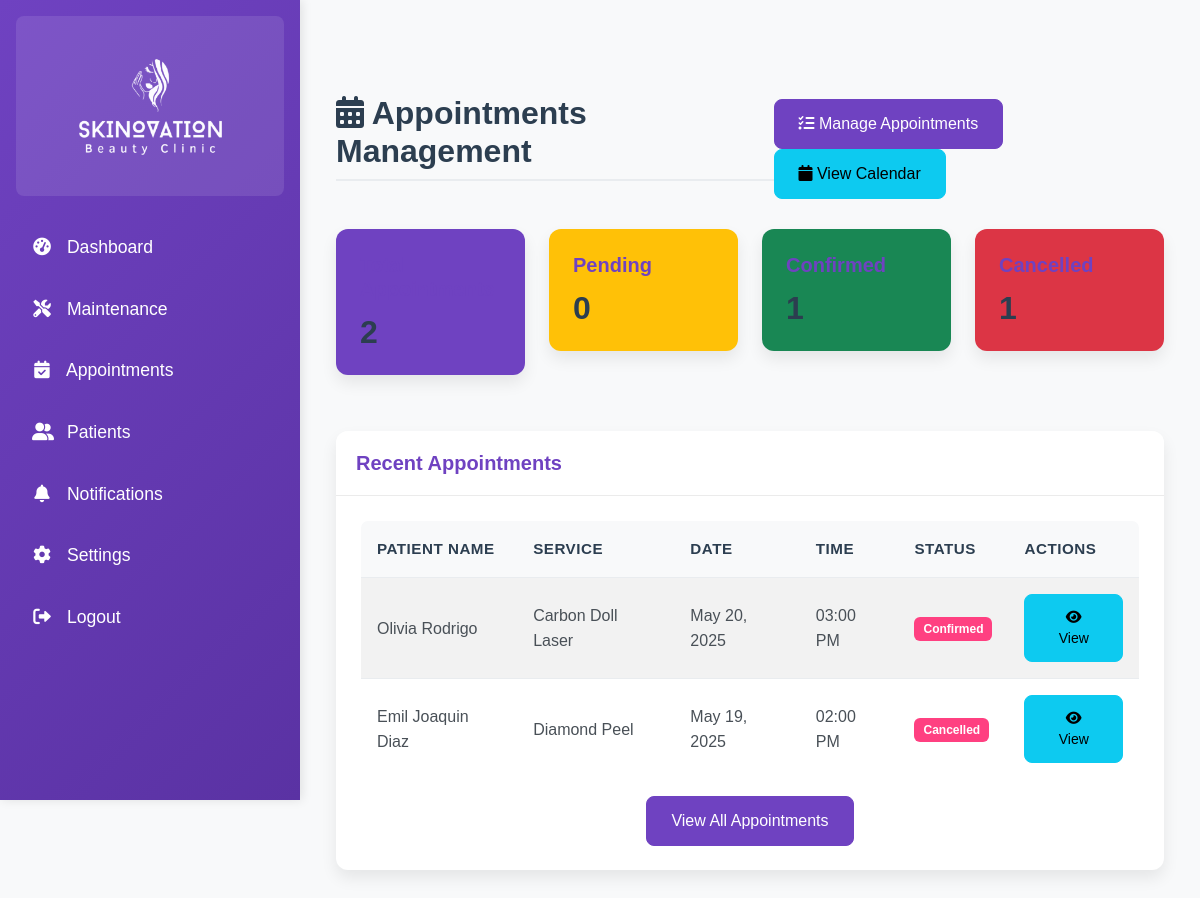
/admin/appointments/index.php (signed in), run on an earlier commit of the app's database.
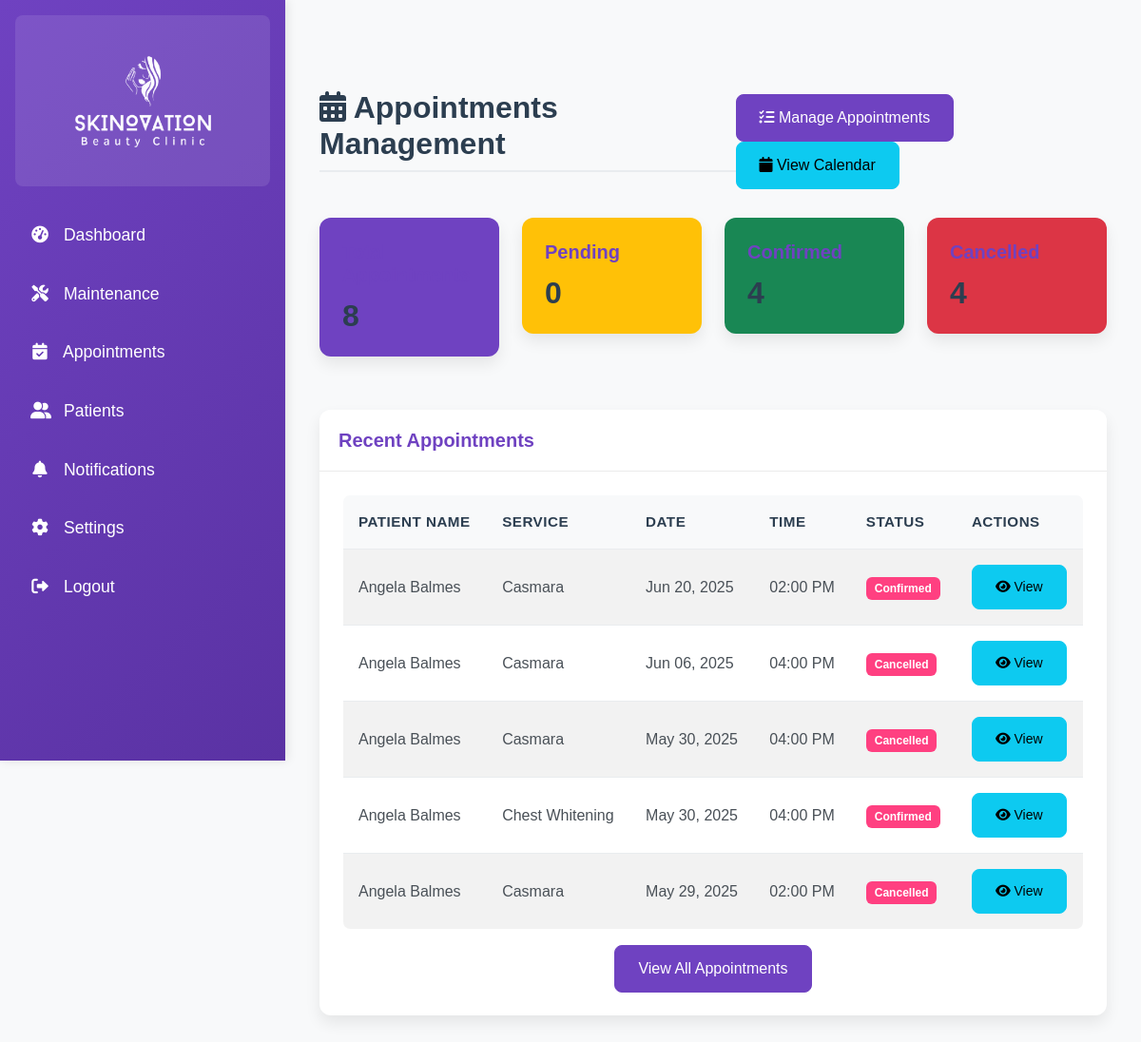
And on a later commit of the database.
### tables this page shows
CREATE TABLE `appointments` (
  `appointment_id` int NOT NULL,
  `patient_id` int NOT NULL,
  `service_id` int NOT NULL,
  `product_id` int DEFAULT NULL,
  `package_id` int DEFAULT NULL,
  `attendant_id` int NOT NULL,
  `appointment_date` date NOT NULL,
  `appointment_time` time NOT NULL,
  `status` enum('pending','confirmed','completed','cancelled') DEFAULT 'pending',
  `created_at` datetime DEFAULT CURRENT_TIMESTAMP,
  `updated_at` datetime DEFAULT CURRENT_TIMESTAMP ON UPDATE CURRENT_TIMESTAMP
);

CREATE TABLE `patients` (
  `patient_id` int NOT NULL,
  `last_name` varchar(100) NOT NULL,
  `first_name` varchar(100) NOT NULL,
  `middle_name` varchar(255) DEFAULT NULL,
  `username` varchar(50) NOT NULL,
  `password` varchar(255) NOT NULL,
  `phone` varchar(20) NOT NULL,
  `created_at` datetime DEFAULT CURRENT_TIMESTAMP,
  `updated_at` datetime DEFAULT CURRENT_TIMESTAMP ON UPDATE CURRENT_TIMESTAMP,
  `archived` tinyint(1) DEFAULT '0'
);

CREATE TABLE `services` (
  `service_id` int NOT NULL,
  `service_name` varchar(100) NOT NULL,
  `description` text,
  `price` decimal(10,2) DEFAULT NULL,
  `duration` int NOT NULL COMMENT 'Duration in minutes',
  `category_id` int NOT NULL,
  `created_at` datetime DEFAULT CURRENT_TIMESTAMP,
  `updated_at` datetime DEFAULT CURRENT_TIMESTAMP ON UPDATE CURRENT_TIMESTAMP,
  `image` varchar(255) DEFAULT NULL
);

### config.php (called while the page is built, shortened)
<?php
if (defined('CONFIG_INCLUDED')) {
    return;
}
if (!function_exists('clean')) {
    function clean($string) {
        return htmlspecialchars($string, ENT_QUOTES, 'UTF-8');
    }
}

### admin/appointments/index.php (the view, shortened to what the changed rows need)
<?php
include '../../config.php';
$stmt = $conn->query("
    SELECT a.*, p.first_name, p.last_name, p.phone, s.service_name, s.price
    FROM appointments a
    JOIN patients p ON a.patient_id = p.patient_id
    JOIN services s ON a.service_id = s.service_id
    ORDER BY a.appointment_date DESC, a.appointment_time DESC
");
$appointments = $stmt->fetchAll(PDO::FETCH_ASSOC);
$total_appointments = count($appointments);
$pending_appointments = count(array_filter($appointments, function($a) { return $a['status'] === 'pending'; }));
$confirmed_appointments = count(array_filter($appointments, function($a) { return $a['status'] === 'confirmed'; }));
$cancelled_appointments = count(array_filter($appointments, function($a) { return $a['status'] === 'cancelled'; }));
?>
<!DOCTYPE html>
<html lang="en">
<head>
    <link href="https://cdn.jsdelivr.net/npm/bootstrap@5.3.0/dist/css/bootstrap.min.css" rel="stylesheet">
    <link href="https://cdnjs.cloudflare.com/ajax/libs/font-awesome/6.0.0-beta3/css/all.min.css" rel="stylesheet">
    <link href="../../assets/css/admin.css" rel="stylesheet">
    <link href="../../assets/css/style.css" rel="stylesheet">
</head>
<body>
<div class="d-flex">
    <div class="content p-4">
        <div class="container-fluid">
            <div class="d-flex justify-content-between align-items-center mb-4">
                <h1><i class="fas fa-calendar-alt"></i> Appointments Management</h1>
            </div>
            <div class="row mb-4">
                <div class="col-md-3">
                    <div class="card bg-primary text-white">
                        <div class="card-body">
                            <h5 class="card-title">Total Appointments</h5>
                            <h2 class="mb-0"><?php echo $total_appointments; ?></h2>
                        </div>
                    </div>
                </div>
                <div class="col-md-3">
                    <div class="card bg-warning text-white">
                        <div class="card-body">
                            <h2 class="mb-0"><?php echo $pending_appointments; ?></h2>
                        </div>
                    </div>
                </div>
                <div class="col-md-3">
                    <div class="card bg-success text-white">
                        <div class="card-body">
                            <h5 class="card-title">Confirmed</h5>
                            <h2 class="mb-0"><?php echo $confirmed_appointments; ?></h2>
                        </div>
                    </div>
                </div>
                <div class="col-md-3">
                    <div class="card bg-danger text-white">
                        <div class="card-body">
                            <h5 class="card-title">Cancelled</h5>
                            <h2 class="mb-0"><?php echo $cancelled_appointments; ?></h2>
                        </div>
                    </div>
                </div>
            </div>
            <div class="card">
                <div class="card-body">
                    <div class="table-responsive">
                        <table class="table table-striped table-hover">
                            <thead>
                                <tr>
                                    <th>Patient Name</th>
                                    <th>Service</th>
                                    <th>Date</th>
                                    <th>Time</th>
                                    <th>Status</th>
                                    <th>Actions</th>
                                </tr>
                            </thead>
                            <tbody>
                                <?php
                                $recent_appointments = array_slice($appointments, 0, 5);
                                foreach ($recent_appointments as $appointment):
                                ?>
                                <tr>
                                    <td><?php echo clean($appointment['first_name'] . ' ' . $appointment['last_name']); ?></td>
                                    <td><?php echo clean($appointment['service_name']); ?></td>
                                    <td><?php echo date('M d, Y', strtotime($appointment['appointment_date'])); ?></td>
                                    <td><?php echo date('h:i A', strtotime($appointment['appointment_time'])); ?></td>
                                    <td>
                                        <span class="badge bg-<?php
                                            echo $appointment['status'] === 'confirmed' ? 'success' :
                                                ($appointment['status'] === 'cancelled' ? 'danger' : 'warning');
                                        ?>">
                                            <?php echo ucfirst($appointment['status']); ?>
                                        </span>
                                    </td>
                                    <td>
                                        <a href="view.php?id=<?php echo $appointment['appointment_id']; ?>" class="btn btn-info btn-sm">
                                            <i class="fas fa-eye"></i> View
                                        </a>
                                    </td>
                                </tr>
                                <?php endforeach; ?>
                            </tbody>
                        </table>
                    </div>
                </div>
            </div>
        </div>
    </div>
</div>
</body>
</html>

What changed in the data, as far as the page shows it:
no longer on this page (row unchanged): appointments: patient.last_name "Olivia Rodrigo", service.service_name "Carbon Doll Laser", appointment_date "May 20, 2025", appointment_time "03:00 PM", status "Confirmed"
no longer on this page (row unchanged): appointments: patient.last_name "Emil Joaquin Diaz", service.service_name "Diamond Peel", appointment_date "May 19, 2025", appointment_time "02:00 PM", status "Cancelled"
added appointments: patient.last_name "Angela Balmes", service.service_name "Casmara", appointment_date "Jun 20, 2025", appointment_time "02:00 PM", status "Confirmed"
added appointments: patient.last_name "Angela Balmes", service.service_name "Casmara", appointment_date "Jun 06, 2025", appointment_time "04:00 PM", status "Cancelled"
added appointments: patient.last_name "Angela Balmes", service.service_name "Casmara", appointment_date "May 30, 2025", appointment_time "04:00 PM", status "Cancelled"
added appointments: patient.last_name "Angela Balmes", service.service_name "Chest Whitening", appointment_date "May 30, 2025", appointment_time "04:00 PM", status "Confirmed"
added appointments: patient.last_name "Angela Balmes", service.service_name "Casmara", appointment_date "May 29, 2025", appointment_time "02:00 PM", status "Cancelled"
Also different on the page:
$total_appointments: "2" → "8"
$confirmed_appointments: "1" → "4"
$cancelled_appointments: "1" → "4"
